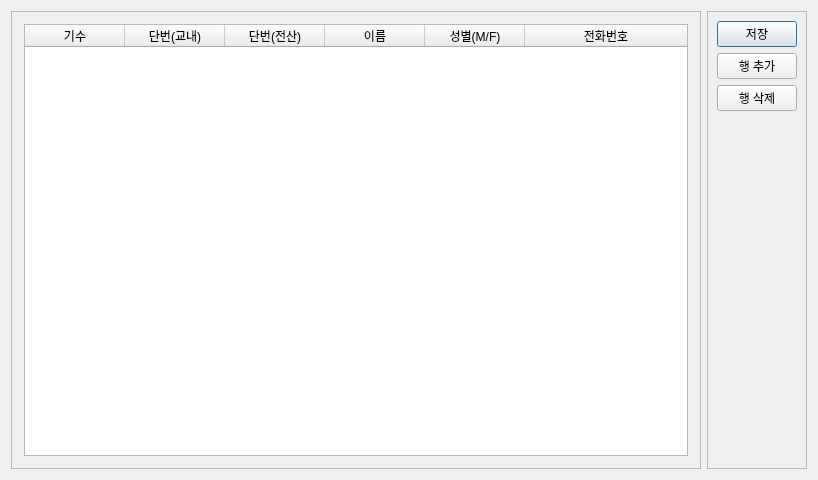
<?xml version="1.0" encoding="UTF-8"?>
<ui version="4.0">
 <class>EditMembers_dialog</class>
 <widget class="QDialog" name="EditMembers_dialog">
  <property name="geometry">
   <rect>
    <x>0</x>
    <y>0</y>
    <width>818</width>
    <height>480</height>
   </rect>
  </property>
  <property name="windowTitle">
   <string>명단 수정</string>
  </property>
  <layout class="QGridLayout" name="gridLayout_3">
   <item row="0" column="1">
    <widget class="QFrame" name="frame">
     <property name="frameShape">
      <enum>QFrame::StyledPanel</enum>
     </property>
     <property name="frameShadow">
      <enum>QFrame::Raised</enum>
     </property>
     <layout class="QVBoxLayout" name="verticalLayout">
      <item>
       <widget class="QPushButton" name="btn_save">
        <property name="text">
         <string>저장</string>
        </property>
       </widget>
      </item>
      <item>
       <widget class="QPushButton" name="btn_addrow">
        <property name="text">
         <string>행 추가</string>
        </property>
       </widget>
      </item>
      <item>
       <widget class="QPushButton" name="btn_removerow">
        <property name="text">
         <string>행 삭제</string>
        </property>
       </widget>
      </item>
      <item>
       <spacer name="verticalSpacer">
        <property name="orientation">
         <enum>Qt::Vertical</enum>
        </property>
        <property name="sizeHint" stdset="0">
         <size>
          <width>20</width>
          <height>40</height>
         </size>
        </property>
       </spacer>
      </item>
     </layout>
    </widget>
   </item>
   <item row="0" column="0">
    <widget class="QFrame" name="frame_2">
     <property name="frameShape">
      <enum>QFrame::StyledPanel</enum>
     </property>
     <property name="frameShadow">
      <enum>QFrame::Raised</enum>
     </property>
     <layout class="QVBoxLayout" name="verticalLayout_2">
      <item>
       <widget class="QStackedWidget" name="stackedWidget">
        <property name="currentIndex">
         <number>0</number>
        </property>
        <widget class="QWidget" name="Member_Edit">
         <layout class="QGridLayout" name="gridLayout_2" rowstretch="0" columnstretch="0">
          <property name="sizeConstraint">
           <enum>QLayout::SetDefaultConstraint</enum>
          </property>
          <property name="leftMargin">
           <number>3</number>
          </property>
          <property name="topMargin">
           <number>3</number>
          </property>
          <property name="rightMargin">
           <number>3</number>
          </property>
          <property name="bottomMargin">
           <number>3</number>
          </property>
          <property name="spacing">
           <number>3</number>
          </property>
          <item row="0" column="0">
           <widget class="QTableWidget" name="tableWidget">
            <property name="sortingEnabled">
             <bool>true</bool>
            </property>
            <property name="rowCount">
             <number>0</number>
            </property>
            <property name="columnCount">
             <number>6</number>
            </property>
            <attribute name="horizontalHeaderVisible">
             <bool>true</bool>
            </attribute>
            <attribute name="horizontalHeaderCascadingSectionResizes">
             <bool>false</bool>
            </attribute>
            <attribute name="horizontalHeaderShowSortIndicator" stdset="0">
             <bool>true</bool>
            </attribute>
            <attribute name="horizontalHeaderStretchLastSection">
             <bool>true</bool>
            </attribute>
            <attribute name="verticalHeaderVisible">
             <bool>true</bool>
            </attribute>
            <attribute name="verticalHeaderCascadingSectionResizes">
             <bool>true</bool>
            </attribute>
            <attribute name="verticalHeaderShowSortIndicator" stdset="0">
             <bool>false</bool>
            </attribute>
            <attribute name="verticalHeaderStretchLastSection">
             <bool>false</bool>
            </attribute>
            <column>
             <property name="text">
              <string>기수</string>
             </property>
            </column>
            <column>
             <property name="text">
              <string>단번(교내)</string>
             </property>
            </column>
            <column>
             <property name="text">
              <string>단번(전산)</string>
             </property>
            </column>
            <column>
             <property name="text">
              <string>이름</string>
             </property>
            </column>
            <column>
             <property name="text">
              <string>성별(M/F)</string>
             </property>
            </column>
            <column>
             <property name="text">
              <string>전화번호</string>
             </property>
            </column>
           </widget>
          </item>
         </layout>
        </widget>
        <widget class="QWidget" name="Member_list">
         <layout class="QGridLayout" name="gridLayout">
          <item row="0" column="0">
           <widget class="QListView" name="listView"/>
          </item>
         </layout>
        </widget>
       </widget>
      </item>
     </layout>
    </widget>
   </item>
  </layout>
 </widget>
 <resources/>
 <connections>
  <connection>
   <sender>btn_save</sender>
   <signal>clicked()</signal>
   <receiver>EditMembers_dialog</receiver>
   <slot>accept()</slot>
   <hints>
    <hint type="sourcelabel">
     <x>708</x>
     <y>35</y>
    </hint>
    <hint type="destinationlabel">
     <x>608</x>
     <y>2</y>
    </hint>
   </hints>
  </connection>
 </connections>
</ui>
